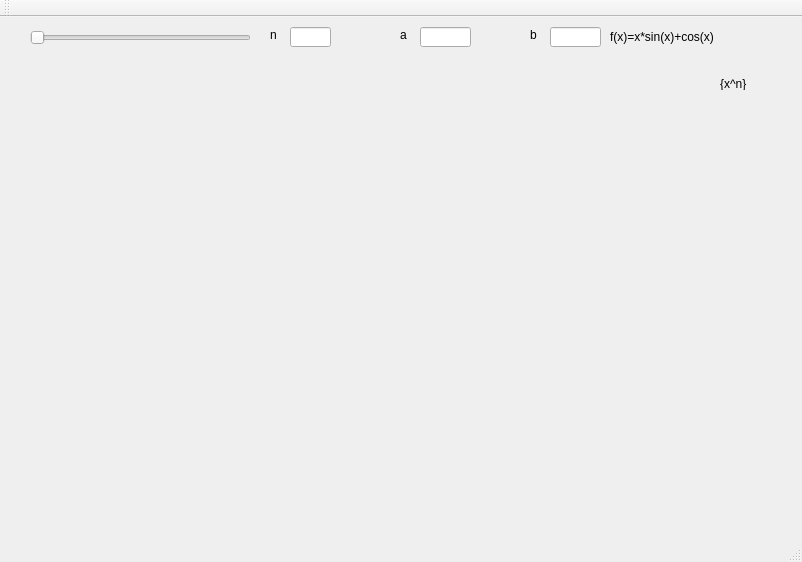
<?xml version="1.0" encoding="UTF-8"?>
<ui version="4.0">
 <class>MainWindow</class>
 <widget class="QMainWindow" name="MainWindow">
  <property name="geometry">
   <rect>
    <x>0</x>
    <y>0</y>
    <width>802</width>
    <height>562</height>
   </rect>
  </property>
  <property name="windowTitle">
   <string>MainWindow</string>
  </property>
  <widget class="QWidget" name="centralWidget">
   <widget class="QCustomPlot" name="widget" native="true">
    <property name="geometry">
     <rect>
      <x>10</x>
      <y>50</y>
      <width>691</width>
      <height>431</height>
     </rect>
    </property>
   </widget>
   <widget class="QSlider" name="horizontalSlider">
    <property name="geometry">
     <rect>
      <x>30</x>
      <y>10</y>
      <width>221</width>
      <height>22</height>
     </rect>
    </property>
    <property name="orientation">
     <enum>Qt::Horizontal</enum>
    </property>
   </widget>
   <widget class="QLineEdit" name="lineEdit">
    <property name="geometry">
     <rect>
      <x>290</x>
      <y>10</y>
      <width>41</width>
      <height>20</height>
     </rect>
    </property>
   </widget>
   <widget class="QLineEdit" name="lineEdit_2">
    <property name="geometry">
     <rect>
      <x>420</x>
      <y>10</y>
      <width>51</width>
      <height>20</height>
     </rect>
    </property>
   </widget>
   <widget class="QLineEdit" name="lineEdit_3">
    <property name="geometry">
     <rect>
      <x>550</x>
      <y>10</y>
      <width>51</width>
      <height>20</height>
     </rect>
    </property>
   </widget>
   <widget class="QLabel" name="label">
    <property name="geometry">
     <rect>
      <x>610</x>
      <y>10</y>
      <width>111</width>
      <height>20</height>
     </rect>
    </property>
    <property name="text">
     <string>f(x)=x*sin(x)+cos(x)</string>
    </property>
   </widget>
   <widget class="QLabel" name="label_2">
    <property name="geometry">
     <rect>
      <x>720</x>
      <y>60</y>
      <width>47</width>
      <height>13</height>
     </rect>
    </property>
    <property name="text">
     <string>{x^n}</string>
    </property>
   </widget>
   <widget class="QLabel" name="label_3">
    <property name="geometry">
     <rect>
      <x>400</x>
      <y>10</y>
      <width>16</width>
      <height>16</height>
     </rect>
    </property>
    <property name="text">
     <string>a</string>
    </property>
   </widget>
   <widget class="QLabel" name="label_4">
    <property name="geometry">
     <rect>
      <x>530</x>
      <y>10</y>
      <width>16</width>
      <height>16</height>
     </rect>
    </property>
    <property name="text">
     <string>b</string>
    </property>
   </widget>
   <widget class="QLabel" name="label_5">
    <property name="geometry">
     <rect>
      <x>270</x>
      <y>10</y>
      <width>16</width>
      <height>16</height>
     </rect>
    </property>
    <property name="text">
     <string>n</string>
    </property>
   </widget>
  </widget>
  <widget class="QMenuBar" name="menuBar">
   <property name="geometry">
    <rect>
     <x>0</x>
     <y>0</y>
     <width>802</width>
     <height>21</height>
    </rect>
   </property>
  </widget>
  <widget class="QToolBar" name="mainToolBar">
   <attribute name="toolBarArea">
    <enum>TopToolBarArea</enum>
   </attribute>
   <attribute name="toolBarBreak">
    <bool>false</bool>
   </attribute>
  </widget>
  <widget class="QStatusBar" name="statusBar"/>
 </widget>
 <layoutdefault spacing="6" margin="11"/>
 <customwidgets>
  <customwidget>
   <class>QCustomPlot</class>
   <extends>QWidget</extends>
   <header>qcustomplot.h</header>
   <container>1</container>
  </customwidget>
 </customwidgets>
 <resources/>
 <connections/>
</ui>
